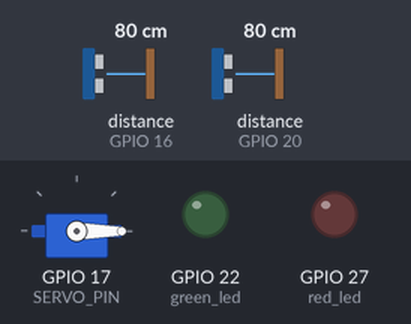
Bench run of a program on a simulated Raspberry Pi (BCM pin numbers). Shown: servo, output pins drawn as LEDs (lit = HIGH). Inputs (shaded band) come from the test bench; at power-on: distance to the obstacle (sensors on GPIO 16, GPIO 20) 80 cm. The echo pulse lasts 58.3 µs per cm; servo angles are drawn from the pulse width (0.5 ms = 0°, 2.5 ms = 180°); what the program prints to the terminal is not drawn.

Above: at 2.2 s.
2.3 s: distance to the obstacle (sensor on GPIO 16) set to 11 cm
3.8 s: distance to the obstacle (sensor on GPIO 16) set to 8 cm
At 5.0 s:
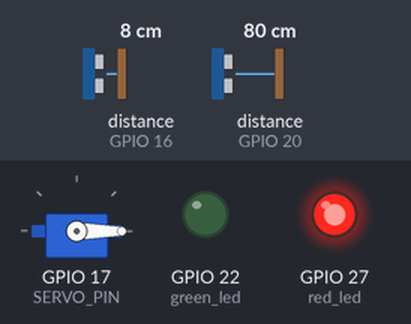
Timing chart, 0 to 6.8 s (numbered marks = the images above; inputs shaded):
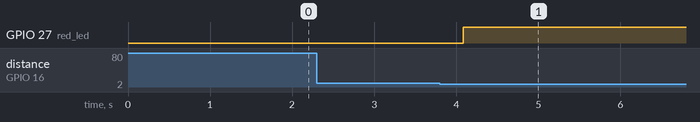

The program:

Garbage_Code.py
```python
import time
import BlynkLib
from BlynkTimer import BlynkTimer
from gpiozero import DistanceSensor, Servo, LED
from time import sleep
import RPi.GPIO as GPIO
#Variables
full=10
close=20
fullornot='free'
status='NONE'
def update():
    global garbage_level,proximity
    garbage_level=in_sensor.distance*100
    proximity = out_sensor.distance*100

#Servo
GPIO.setmode(GPIO.BCM)
SERVO_PIN = 17
GPIO.setup(SERVO_PIN, GPIO.OUT)
servo = GPIO.PWM(SERVO_PIN, 50)  # 50Hz frequency
def initialize_servo():
    servo.start(2.5)
    sleep(1)
def setAngle(angle):
    duty = angle / 18 + 3
    GPIO.output(11, True)
    pwm.ChangeDutyCycle(duty)
    sleep(1)
    GPIO.output(11, False)
    pwm.ChangeDutyCycle(duty)
#Blynk
BLYNK_AUTH_TOKEN = "vYn_D6RkEcs3rnOHw3m-rYfPgJFx_08k"
blynk = BlynkLib.Blynk(BLYNK_AUTH_TOKEN)
timer = BlynkTimer()
@blynk.on("connected")
def blynk_connected():
    print("Raspberry Pi is connected to Blynk")
def send_data_to_blynk():
    global garbage_level, status,obj_distance,fullornot
    blynk.virtual_write(distance_pin, garbage_level)
    blynk.virtual_write(status_pin, fullornot)
    #blynk.virtual_write(plastic_pin, plastic_cnt)
    #blynk.virtual_write(metal_pin, metal_cnt)
    blynk.virtual_write(type_pin, 'Inavailable')
#Blynk Pins
distance_pin = 0
status_pin = 1
type_pin = 2
plastic_pin = 3
metal_pin = 4
#Components
out_sensor = DistanceSensor(echo=20, trigger=21)
in_sensor = DistanceSensor(echo=16, trigger=12)
red_led = LED(27)
green_led = LED(22)
#Methods
def check_object():
    if proximity < close :#CLOSE
        openbin()
        sleep(1.5)
    elif status == 'open':
        closebin()
        sleep(1.5)
def openbin():
    global status
    setAngle(90)
    status='open'
def closebin():
    global status
    setAngle(0)
    status='closed'
blynk_connected()
initialize_servo()

while True :
    update()
    if (garbage_level < full): #FULL
        if status == 'open':
            closebin()
        fullornot='1'
        red_led.on()
        green_led.off()
        sleep(1)
    else :
        fullornot='0'
        check_object()
    blynk.run()
    timer.run()
```

Measured:
- the behaviour switches between 10 and 9 cm on distance to the obstacle (sensor on GPIO 16) (found by bisection; images 0 and 1)
- after the input at 2.3 s, every drawn part: stays the same
- after the input at 3.8 s, GPIO 27 (red_led): LOW → HIGH after 0.28 s
